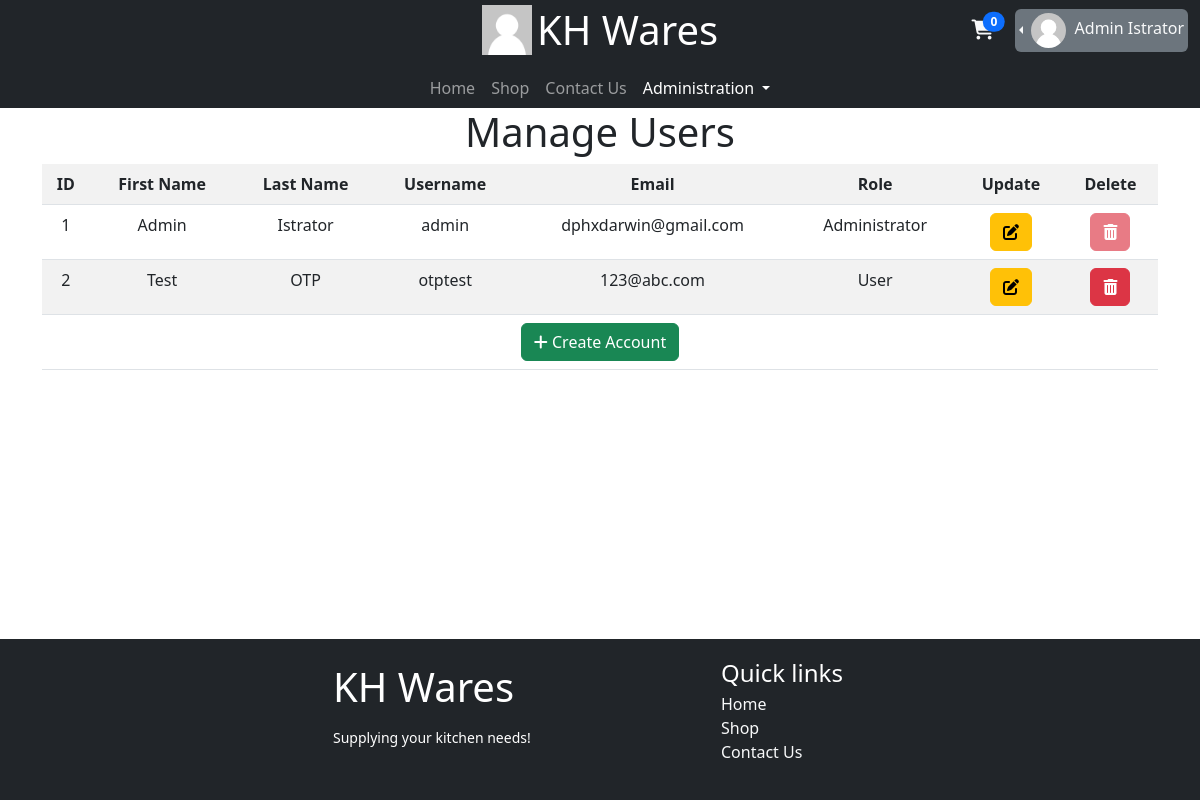
Page /admin (signed in) on the earlier database version.
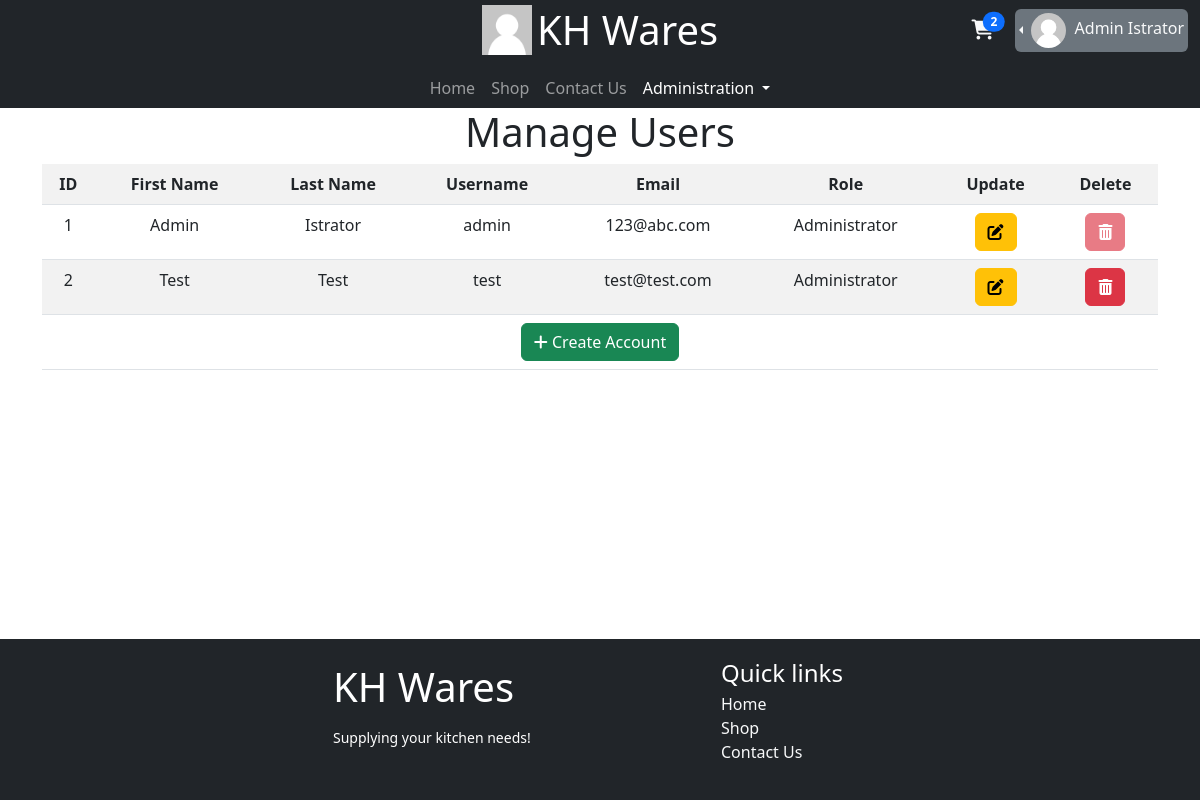
Same page on the later database version.
### database_models/UserDBModel.py (models this page shows, shortened)
class User(db.Model, UserMixin):
    id = db.Column(db.Integer, primary_key=True)
    username = db.Column(db.String, unique=True, nullable=False)
    email = db.Column(db.String, unique=True, nullable=False)
    password = db.Column(db.String, nullable=False)
    role = db.Column(db.Integer, default=0)  # 0 - User, 1 - Employee, 2 - Admin
    cart = db.relationship("Cart", backref="user", uselist=False)
    order = db.relationship("Order", backref="user")
    f_name = db.Column(db.String, nullable=False)
    l_name = db.Column(db.String, nullable=False)
    reset_token = db.Column(db.String)
    profile_pic = db.Column(db.String, default="default.png")
    date_created = db.Column(db.DateTime(), default=func.now())
    totp_secret = db.Column(db.String)
    def get_role_str(self):
        match self.role:
            case 0:
                return "User"
            case 1:
                return "Employee"
            case 2:
                return "Administrator"

### routes/admin.py (the view)
@blueprint.route("/admin", methods=["GET", "POST"])
@flask_login.login_required
def admin():
    if flask_login.current_user.role < 1:
        helper_functions.flash_error("Permission Denied")
        return redirect(url_for('index.index'))
    else:
        match request.method:
            case "GET":
                users = get_all_users()
                return helper_functions.helper_render("admin.html", user_list=users,stats=UserStats())
            case "POST":
                pass

### app.py (called while the page is built)
@login_manager.user_loader
def user_loader(id):
    user = User.query.filter_by(id=id).first()
    return user

### database_models/UserDBModel.py (called while the page is built)
def get_all_users():
    users = db.session.execute(select(User)).all()
    return users

### helper_functions.py (called while the page is built)
def helper_render(template, **kwargs):
    if check_logged_in():
        user = flask_login.current_user
        if user.is_authenticated:
            return render_template(template, user=user, **kwargs)
    return render_template(template, **kwargs)

def check_logged_in():
    return flask_login.current_user.is_authenticated

### templates/admin.html (shortened to what this page needs)
{% extends 'base.html' %}
{% set active_page = "admin" %}
{% set subpage = "users" %}
{% block main %}
{% if user_list %}
<div class="container">
<h1 class="text-center">Manage Users</h1>
<table class="text-center table table-striped">
  <tr>
    <th>ID</th>
    <th>First Name</th>
    <th>Last Name</th>
    <th>Username</th>
    <th>Email</th>
    <th>Role</th>
    <th>Update</th>
    <th>Delete</th>
  </tr>
    {% for target in user_list %}
        <tr>
            <td>{{target[0].id}}</td>
            <td>{{target[0].f_name}}</td>
            <td>{{target[0].l_name}}</td>
            <td>{{target[0].username}}</td>
            <td>{{ target[0].email }}</td>
            <td>{{target[0].get_role_str()}}</td>
            <td>
                <a class="btn btn-warning {{ 'disabled' if (target[0].role > current_user.role) else '' }}" role="button" href="{{url_for('crud.update')}}?id={{target[0].id}}">
                    <i class="fas fa-edit"></i>
                </a>
            </td>
            <td>
                <button type="button" class="btn btn-danger {{ 'disabled' if ((target[0].id == current_user.id) or (target[0].role > current_user.role)) else '' }}" data-bs-toggle="modal" data-bs-target="#AdminUserDelete_{{ target[0].id }}">
                    <i class="fa-trash fa"></i>
                </button>
            </td>
        </tr>
    {% endfor %}
<tr>
    <td colspan="8">
        <a class="btn btn-success" role="button" href="{{url_for('admin.admin_create_account')}}"><i class="fa fa-plus"></i> Create Account</a>
    </td>
</tr>
</table>
</div>
{% endif %}
{% endblock %}

### templates/includes/navbar-2.html (shortened to what this page needs)
<nav class="navbar navbar-expand-lg navbar-dark bg-dark py-0">
    <div class="container-fluid d-block">
        <div class="row justify-content-center">
                <a class="col-sm-12 col-md-12 col-lg-4 text-center offset-lg-4 navbar-brand" href="{{ '#' if active_page == 'index' else url_for('index.index') }}">
                    <img src="{{ url_for('static', filename='profiles/default.png') }}" alt="" width="50" height="50" class="d-inline" >
                    <h1 class="d-inline m-0 align-middle">KH Wares</h1>
                </a>
                <div class="col-auto ms-auto my-auto">
                    {% if not current_user.is_authenticated %}
                        <a href="{{ url_for('crud.login' )}}" class="btn btn-primary align-middle" role="button">Login</a>
                        <a href="{{ url_for('crud.signup' )}}" class="btn btn-secondary align-middle" role="button">Sign Up</a>
                    {% else %}
                        <div>
                            <div class="d-inline-block me-1">
                                <a href="{{ url_for('cart.read_cart') }}" class="btn">
                                    <span class="position-relative top-0 start-100 translate-middle badge rounded-pill bg-primary" id="cart_badge">{{ current_user.cart.cart_items | length }}</span>
                                    <i class="fa-solid fa-cart-shopping text-light fa-lg"></i>
                                </a>
                            </div>
                            <div class="dropstart bg-secondary text-light p-1 rounded mt-auto d-inline-block">
                                <div class="dropdown-toggle" role="button" id="dropdownMenuLink" data-bs-toggle="dropdown">
                                    <img  src="{{url_for('static', filename='profiles/' + current_user.profile_pic)}}" height="35px" width="35px" class="rounded-circle me-1">
                                    <span class="text-light d-lg-inline-block d-none">{{ current_user.f_name }} {{ current_user.l_name }}</span>
                                </div>
                            </div>
                        </div>
                    {% endif %}
                </div>
                <div class="row pe-0">
                </div>
        </div>
        <div class="row justify-content-center">
            <div class="col-4 text-center">
                <div class="collapse navbar-collapse" id="navbarSupportedContent">
                    <ul class="navbar-nav mx-auto mb-2 mb-lg-0">
                    <li class="nav-item">
                        <a class="nav-link {{ 'active' if active_page == 'index' else '' }}" aria-current="page" href="{{ '#' if active_page == 'index' else url_for('index.index') }}">Home</a>
                    </li>
                    <li class="nav-item">
                        <a class="nav-link {{ 'active' if active_page == 'Shop' else '' }}" href="{{ url_for('Store.displayitem' )}}">Shop</a>
                    </li>
                    <li class="nav-item">
                        <a class="nav-link {{ 'active' if active_page == 'contact' else '' }}" href="{{ url_for('contact.contact_us_page') }}">Contact Us</a>
                    </li>
                    {% if current_user.is_authenticated and current_user.role >=1 %}
                        <li class="nav-item dropdown">
                            <a class="nav-link dropdown-toggle {{ 'active' if active_page == 'admin' else '' }}" href="#" id="AdminNavbarDropdown" role="button" data-bs-toggle="dropdown" aria-expanded="false">
                                Administration
                            </a>
                        </li>
                    {% endif %}
                    </ul>
                </div>
            </div>
        </div>
    </div>
  </nav>

Differences in the rows shown:
changed User "Admin": email "dphxdarwin@gmail.com" → "123@abc.com"
changed User "Test": l_name "OTP" → "Test"; username "otptest" → "test"; email "123@abc.com" → "test@test.com"; role "User" → "Administrator"
Other differences:
{{ current_user.cart.cart_items | length }}: "0" → "2"
